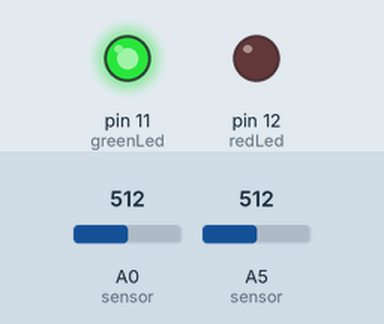
Recording of a sketch running on a simulated Arduino Uno, built with avr-gcc and run on an emulated ATmega328P. Parts: output pins drawn as LEDs (lit = HIGH). Inputs (shaded band) come from the test bench; at power-on: A0 (sensor) = 512, A5 (sensor) = 512. What the sketch prints to the serial monitor is not drawn.

Above: at 0.1 s.
Timing chart, 0 to 1.6 s (numbered marks = the images above):
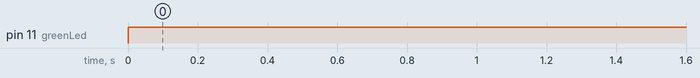

Measured:
- by itself, pin 11 (greenLed): LOW → HIGH at 0.00 s

The sketch:

smoke_sensor.ino
```cpp
//smoke sensor variables
int redLed = 12;
int greenLed = 11;
int buzzer = 10;
int sensorThres = 570; //threshold value for smoke sensor; can be changed
//temp sensor variables
double fTemp;
double cTemp;

void setup() {
  pinMode(redLed, OUTPUT);
  pinMode(greenLed, OUTPUT);
  pinMode(buzzer, OUTPUT);
  Serial.begin(9600);
}

void loop() {
  int analogSensor = analogRead(A5); //smoke sensor
  int analogInput = analogRead(A0); //temp sensor

  //converts analog input to celcius
  cTemp = (double)analogInput / 1024 * 5;
  cTemp = cTemp - 0.5;
  cTemp = cTemp * 100;
  // converts celcius to fahrenheit
  fTemp = (cTemp * 9 / 5) + 32;

  Serial.print("TEMPERATURE:");
  Serial.println(fTemp);
  Serial.print("SMOKE SENSOR: ");
  Serial.println(analogSensor);

  if (analogSensor > sensorThres && fTemp < 65)
  {
    digitalWrite(redLed, HIGH);
    digitalWrite(greenLed, LOW);
    tone(buzzer, 1000, 300);
    Serial.println("FIRE");
  }
  else
  {
    digitalWrite(redLed, LOW);
    digitalWrite(greenLed, HIGH);
    noTone(buzzer);
  }
  delay(1000);
}
```
